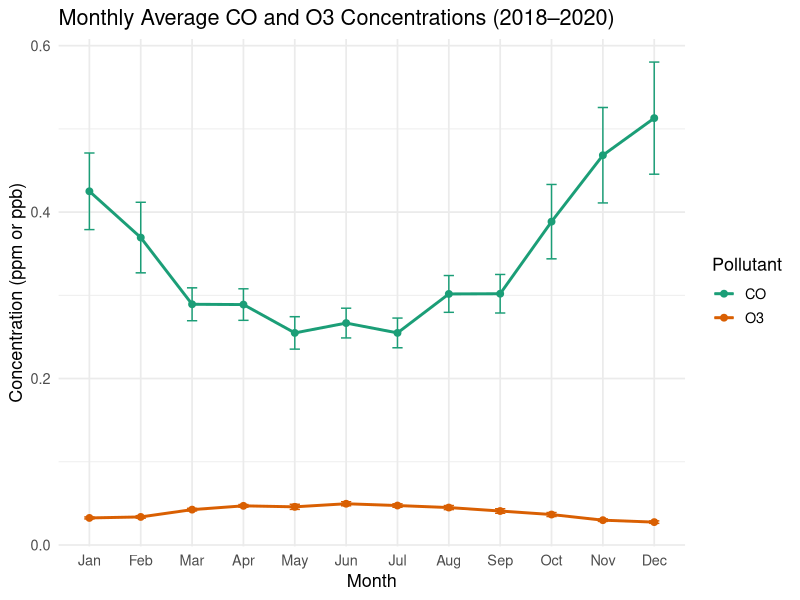
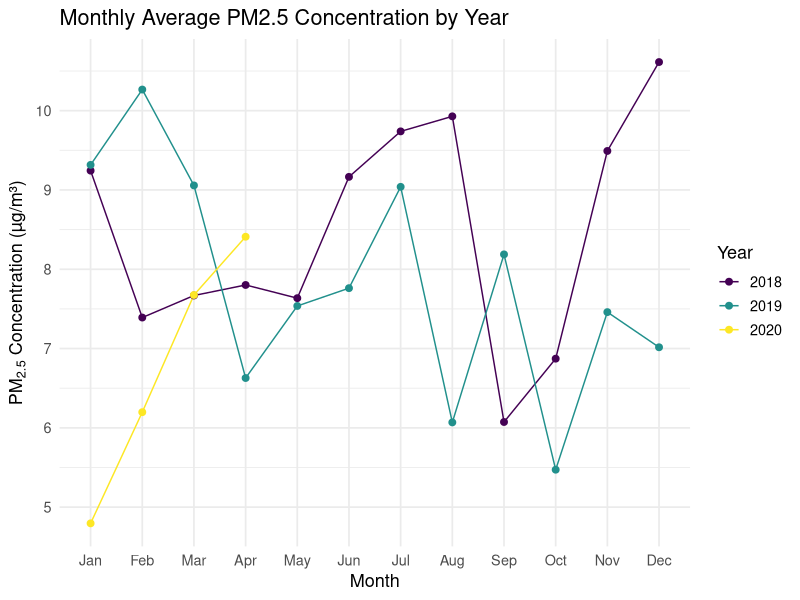
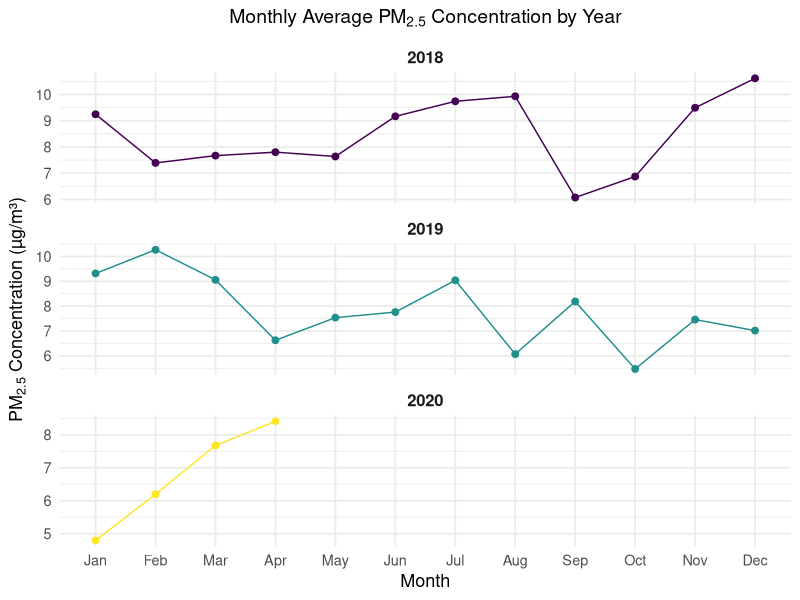

Source code (R) for these figures, in order:
## ---- chunk 1
knitr::opts_chunk$set(include = FALSE)
library(dplyr)
library(tidyr)
library(stringr)
library(readr)
library(lubridate)
library(ggplot2)
## ---- chunk 2
data_2018 = read.csv("project 2 data/AQ_2018.csv")
data_2019 = read.csv("project 2 data/AQ_2019.csv")
data_2020 = read.csv("project 2 data/AQ_2020.csv")
## ---- chunk 3
clean_func = function(data) { 
  data %>% 
    # Rename pollutant concentration columns
    rename(
      co = "Daily.Max.8.hour.CO.Concentration",
      pm25 = "Daily.Mean.PM2.5.Concentration",
      o3 = "Daily.Max.8.hour.Ozone.Concentration"
    ) %>%
    # Format date variable
    mutate(
      Date = mdy(Date)      
    ) %>%
    # When pollutants are negative -> set them to 0
    mutate(                
      co = if_else(co < 0, 0, co),
      pm25 = if_else(pm25 < 0, 0, pm25),
      o3 = if_else(o3 < 0, 0, o3)
    ) %>%
    # Collapse to one row per day by taking the daily average
     group_by(Date) %>%     
    summarise(
      co = mean(co, na.rm = TRUE),
      pm25 = mean(pm25, na.rm = TRUE),
      o3 = mean(o3, na.rm = TRUE),
      .groups = "drop"
    ) %>%
    # Remove duplicates
    distinct() %>%
    # Select only important columns
    select(c(Date,co, pm25, o3))     
  }
## ---- chunk 4
clean_2018 = clean_func(data_2018)
clean_2019 = clean_func(data_2019)
clean_2020 = clean_func(data_2020)

## ---- chunk 5
all_data = bind_rows(
  clean_2018 %>% mutate(
    year = 2018,
    month = month(Date, label = TRUE)),
  clean_2019 %>% mutate(
    year = 2019,
    month = month(Date, label = TRUE)),
  clean_2020 %>% mutate(
    year = 2020,
    month = month(Date, label = TRUE))
)
## ---- chunk 6
# create month variable
monthly_avg <- all_data %>%
  group_by(month) %>%
  summarise(
    co_mean = mean(co, na.rm = TRUE),
    co_se   = sd(co, na.rm = TRUE) / sqrt(sum(!is.na(co))),
    o3_mean = mean(o3, na.rm = TRUE),
    o3_se   = sd(o3, na.rm = TRUE) / sqrt(sum(!is.na(o3)))
  ) %>%
  # gather long for ggplot
  tidyr::pivot_longer(cols = c(co_mean, o3_mean, co_se, o3_se),
                      names_to = c("pollutant", ".value"),
                      names_pattern = "(.*)_(mean|se)")
## ---- chunk 7
ggplot(monthly_avg, aes(x = month, y = mean, color = pollutant, group = pollutant)) +
  geom_line(linewidth = 1) +
  geom_point(size = 2) +
  geom_errorbar(aes(ymin = mean - 1.96 * se, ymax = mean + 1.96 * se), width = 0.2) +
  scale_color_manual(values = c("co" = "#1b9e77", "o3" = "#d95f02"),
                     labels = c("CO", "O3")) +
  labs(
    title = "Monthly Average CO and O3 Concentrations (2018–2020)",
    x = "Month",
    y = "Concentration (ppm or ppb)",
    color = "Pollutant"
  ) +
  theme_minimal(base_size = 13)
## ---- chunk 8
pm_monthly <- all_data %>%
  group_by(year, month) %>%
  summarise(pm25_mean = mean(pm25, na.rm = TRUE), .groups = "drop")
## ---- chunk 9
ggplot(pm_monthly, aes(x = month, y = pm25_mean, color = factor(year), group = year)) + geom_line(linewidth = 0.5) +
  geom_point(size = 2) +
  scale_color_viridis_d(name = "Year") +
  labs(
    title = "Monthly Average PM2.5 Concentration by Year",
    x = "Month",
    y = expression("PM"[2.5]~"Concentration (µg/m³)")
  ) +
  theme_minimal(base_size = 13)

## ---- chunk 10
ggplot(pm_monthly, aes(x = month, y = pm25_mean, group = 1, color = factor(year))) +
  geom_line(linewidth = 0.5) +
  geom_point(size = 2) +
  scale_color_viridis_d(name = "Year") +
  facet_wrap(~ year, ncol = 1, scales = "free_y") +  # facet by year
  labs(
    title = expression("Monthly Average PM"[2.5]*" Concentration by Year"),
    x = "Month",
    y = expression("PM"[2.5]*" Concentration (µg/m³)")
  ) +
  theme_minimal(base_size = 13) +
  theme(
    legend.position = "none",         # remove legend since year is faceted
    strip.text = element_text(face = "bold", size = 12),
    plot.title = element_text(face = "bold", size = 14, hjust = 0.5)
  )
